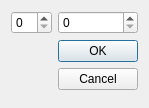
<?xml version="1.0" encoding="UTF-8"?>
<ui version="4.0">
 <class>PageDialog</class>
 <widget class="QDialog" name="PageDialog">
  <property name="geometry">
   <rect>
    <x>0</x>
    <y>0</y>
    <width>141</width>
    <height>108</height>
   </rect>
  </property>
  <property name="windowTitle">
   <string>Dialog</string>
  </property>
  <layout class="QFormLayout">
   <property name="fieldGrowthPolicy">
    <enum>QFormLayout::AllNonFixedFieldsGrow</enum>
   </property>
   <item row="0" column="0">
    <widget class="QSpinBox" name="begin"/>
   </item>
   <item row="0" column="1">
    <widget class="QSpinBox" name="end"/>
   </item>
   <item row="3" column="1">
    <widget class="QDialogButtonBox" name="buttonBox">
     <property name="orientation">
      <enum>Qt::Vertical</enum>
     </property>
     <property name="standardButtons">
      <set>QDialogButtonBox::Cancel|QDialogButtonBox::Ok</set>
     </property>
    </widget>
   </item>
  </layout>
 </widget>
 <resources/>
 <connections>
  <connection>
   <sender>buttonBox</sender>
   <signal>rejected()</signal>
   <receiver>PageDialog</receiver>
   <slot>reject()</slot>
   <hints>
    <hint type="sourcelabel">
     <x>316</x>
     <y>260</y>
    </hint>
    <hint type="destinationlabel">
     <x>286</x>
     <y>274</y>
    </hint>
   </hints>
  </connection>
  <connection>
   <sender>buttonBox</sender>
   <signal>accepted()</signal>
   <receiver>PageDialog</receiver>
   <slot>accept()</slot>
   <hints>
    <hint type="sourcelabel">
     <x>248</x>
     <y>254</y>
    </hint>
    <hint type="destinationlabel">
     <x>157</x>
     <y>274</y>
    </hint>
   </hints>
  </connection>
 </connections>
</ui>
